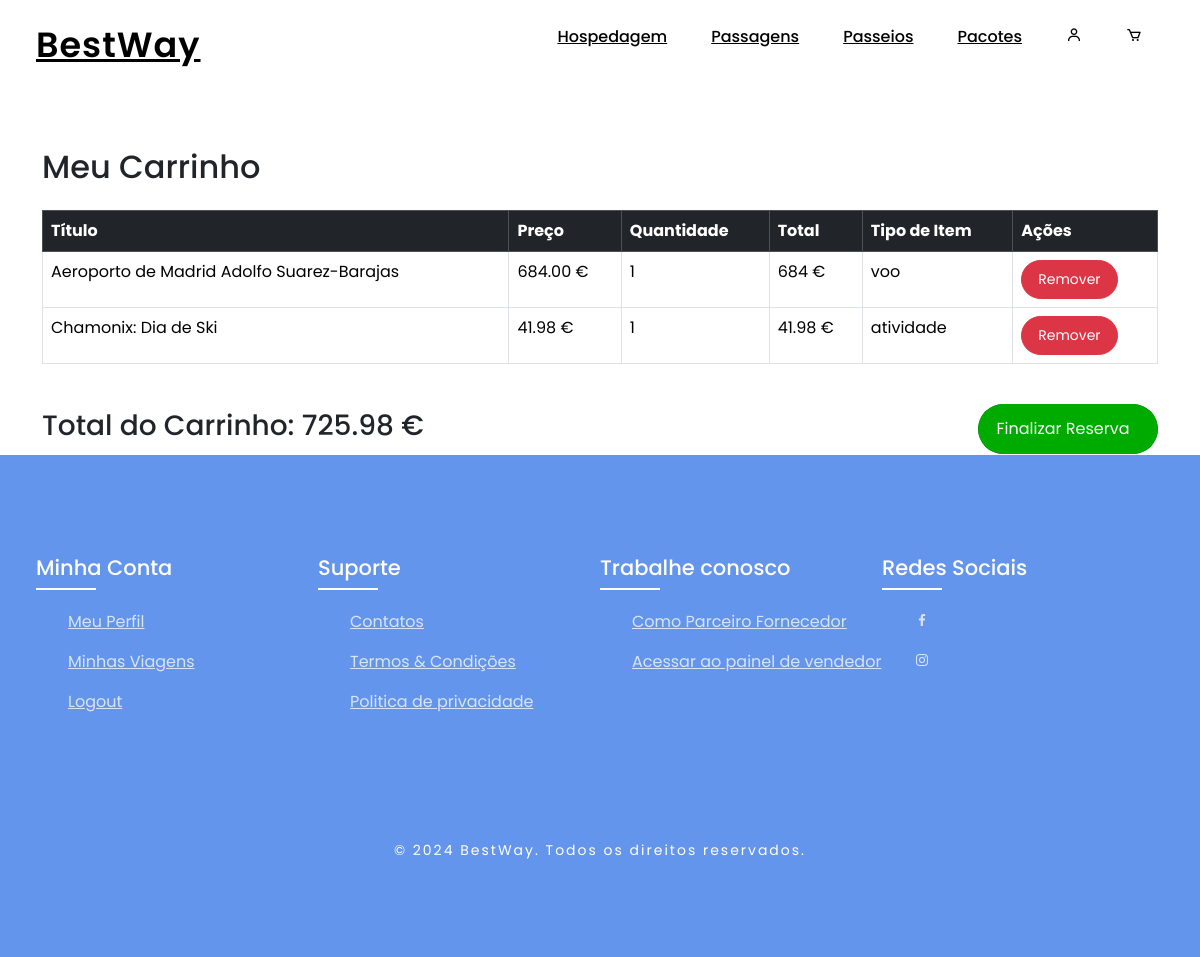
Page /public/carrinho/carrinho.php (signed in) on the committed database.
### tables this page shows
CREATE TABLE `t_carrinho` (
  `id` int(11) NOT NULL,
  `id_user` int(11) NOT NULL,
  `id_artigo` int(11) NOT NULL,
  `quantidade` int(11) DEFAULT 1,
  `data_adicao` timestamp NOT NULL DEFAULT current_timestamp(),
  `tipo_item` enum('atividade','hospedagem','voo','pacote') NOT NULL
);

### public/carrinho/carrinho.php (the view, shortened to what this page needs)
<?php
include "../../config/liga_bd.php";
$id_user = $_SESSION['id'];
$stmt = $ligacao->prepare("
    SELECT c.id,
           CASE
               WHEN c.tipo_item = 'atividade' THEN a.titulo
               WHEN c.tipo_item = 'hospedagem' THEN h.nome
               WHEN c.tipo_item = 'voo' THEN v.arrival
           END AS titulo,
           CASE
               WHEN c.tipo_item = 'atividade' THEN a.preco
               WHEN c.tipo_item = 'hospedagem' THEN h.preco_diaria
               WHEN c.tipo_item = 'voo' THEN v.price
           END AS preco,
           c.quantidade,
           c.tipo_item
    FROM t_carrinho c
    LEFT JOIN t_artigo a ON c.id_artigo = a.id AND c.tipo_item = 'atividade'
    LEFT JOIN t_hospedagem h ON c.id_artigo = h.id AND c.tipo_item = 'hospedagem'
    LEFT JOIN t_voos v ON c.id_artigo = v.id AND c.tipo_item = 'voo'
    WHERE c.id_user = ?
");
$stmt->bind_param("i", $id_user);
$stmt->execute();
$resultado_artigos = $stmt->get_result();
$total_carrinho = $_SESSION['total_carrinho'];
?>
<!DOCTYPE html>
<html lang="pt-br">
<head>
    <link rel="stylesheet" href="../../assets/css/carrinho.css">
    <link rel="stylesheet" href="https://unpkg.com/boxicons@latest/css/boxicons.min.css">
    <link href="https://cdn.jsdelivr.net/npm/bootstrap@5.3.3/dist/css/bootstrap.min.css" rel="stylesheet">
    <link href="https://cdnjs.cloudflare.com/ajax/libs/font-awesome/6.5.2/css/all.min.css" rel="stylesheet">
</head>
<body>
    <?php include '../../views/partials/header.php'; ?>
    <main class="container mt-5 main-content">
        <h2 class="mb-4">Meu Carrinho</h2>
        <div class="table-responsive">
            <table class="table table-bordered">
                <thead class="table-dark">
                    <tr>
                        <th>Título</th>
                        <th>Preço</th>
                        <th>Quantidade</th>
                        <th>Total</th>
                        <th>Tipo de Item</th>
                        <th>Ações</th>
                    </tr>
                </thead>
                <tbody>
                    <?php
                    while ($linha = $resultado_artigos->fetch_assoc()) {
                        $total_item = $linha['preco'] * $linha['quantidade'];
                        $total_carrinho += $total_item;
                        echo "<tr>";
                        echo "<td>" . htmlspecialchars($linha['titulo']) . "</td>";
                        echo "<td>" . htmlspecialchars($linha['preco']) . " €</td>";
                        echo "<td>" . htmlspecialchars($linha['quantidade']) . "</td>";
                        echo "<td>" . htmlspecialchars($total_item) . " €</td>";
                        echo "<td>" . htmlspecialchars($linha['tipo_item']) . "</td>";
                        echo "<td>";
                        ?>
                        <form action="remover_do_carrinho.php" method="post" style="display:inline;">
                            <button type="submit" class="btn btn-danger btn-sm">Remover</button>
                        </form>
                        <?php
                        echo "</td>";
                        echo "</tr>";
                    }
                    ?>
                </tbody>
            </table>
        </div>
        <div class="d-flex justify-content-between align-items-center mt-4">
            <h3>Total do Carrinho:
                <?php echo htmlspecialchars($total_carrinho) . " €"; ?>
            </h3>
            <form action="efetuar_reserva.php" method="post">
            <a href="#" role="link" class="slide-button" onclick="this.closest('form').submit();">
                    <span class="text">Finalizar Reserva</span>
                </a>
            </form>
        </div>
    </main>
</body>
<?php include '../../views/partials/footer.php'; ?>
</html>

### assets/css/carrinho.css (style rules this page uses)
* { padding: 0; margin: 0; box-sizing: border-box; font-family: "Poppins", sans-serif; text-decoration: none; list-style: none; scroll-behavior: smooth; }
:root { --bg-color: #fff; --text-color: #221314; --second-color: #4169e1; --main-color: #6495ed; --big-font: 6rem; --h2-font: 3rem; --p-font: 1.1rem; }
body { background: var(--bg-color); color: var(--text-color); }
html, body { height: 100%; margin: 0; display: flex; flex-direction: column; }
main { flex: 1; }
.main-content { padding-top: 100px; }
.btn { background: var(--main-color); color: white; padding: 12px 20px; border-radius: 5px; cursor: pointer; }
@media (max-width: 1400px) { :root { --big-font: 4.5rem; --h2-font: 2.3rem; --p-font: 1rem; transition: 0.2s; } }

### public/carrinho/carrinho.php (style rules this page uses)
.btn { border-radius: 25px; padding: 8px 16px; }
.slide-button { position: relative; display: inline-flex; justify-content: center; align-items: center; width: 180px; height: 50px; gap: 10px; border-radius: 25px; background: #006a00; color: #ffff; font-family: 'Poppins', sans-serif; font-size: 16px; text-decoration: none; overflow: hidden; transition: background 0.3s; cursor: pointer; }
.slide-button::after { content: ""; position: absolute; left: 0; top: 0; width: 100%; height: 100%; background: #00ab00; border-radius: 25px; z-index: 1; transition: transform 500ms ease-in-out; }
.slide-button span { margin-left: -10px; z-index: 2; }

### rows in the picture
t_carrinho: titulo "Aeroporto de Madrid Adolfo Suarez-Barajas", preco "684.00", quantidade "1", total_item "684", tipo_item "voo"
t_carrinho: titulo "Chamonix: Dia de Ski", preco "41.98", quantidade "1", total_item "41.98", tipo_item "atividade"

### other values in the picture
$total_carrinho "725.98"
